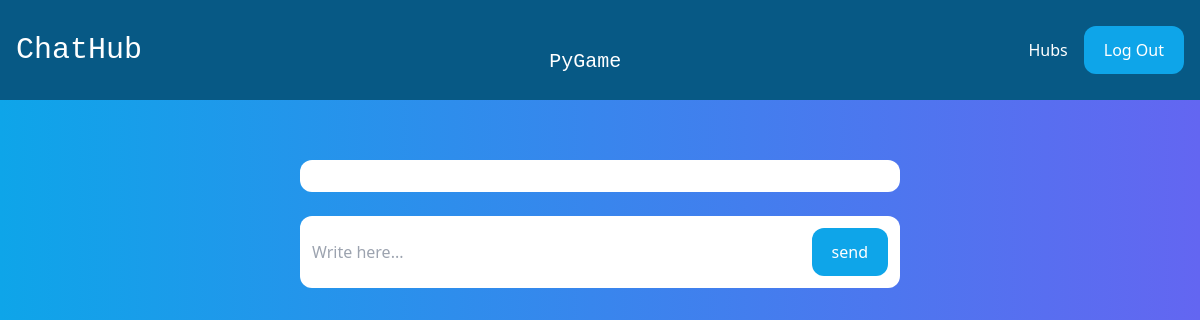
Before: /hubs/pygame/ (signed in) with the older database file.
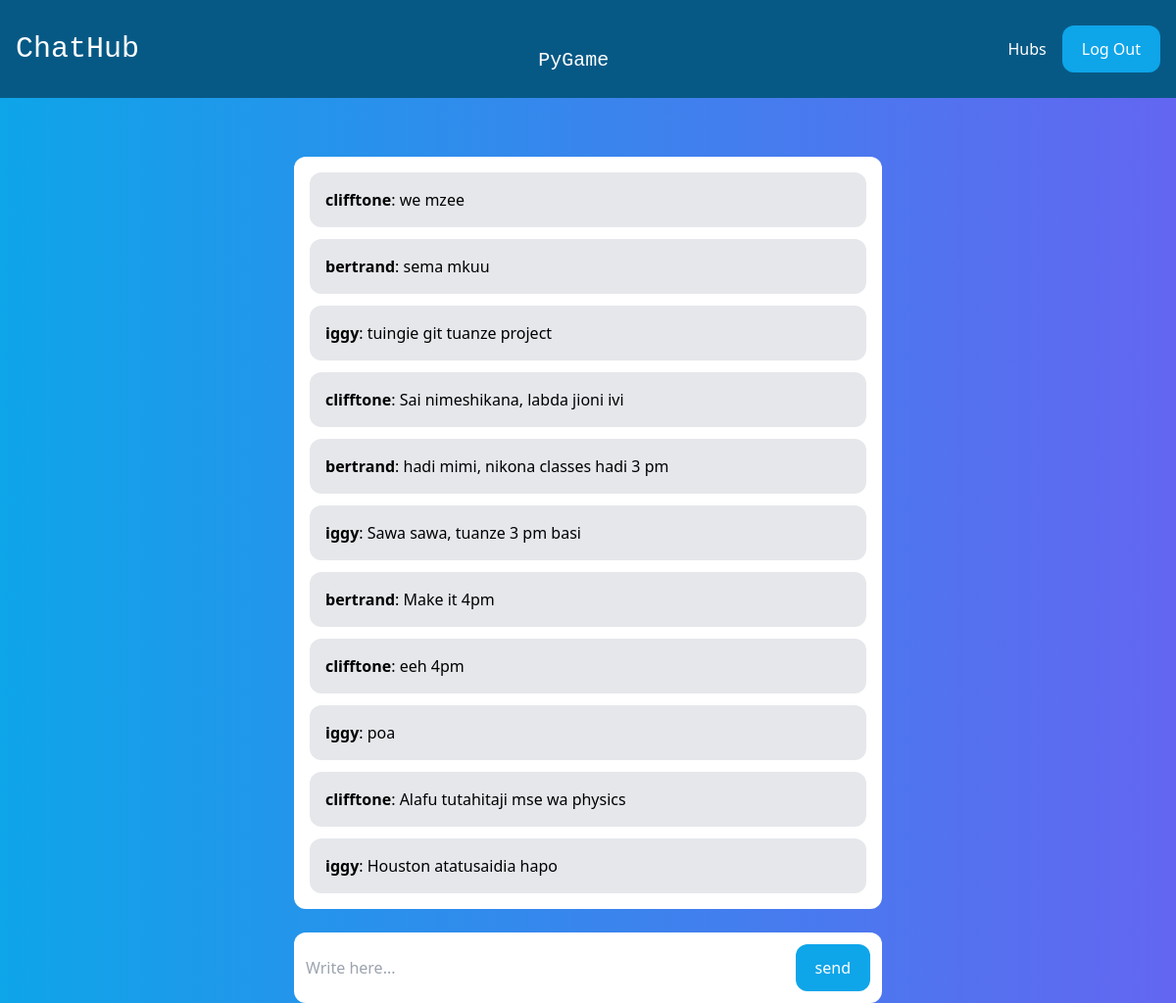
After: the same page with the newer database file.
### hub/models.py (models this page shows)
class Hub(models.Model):
    name = models.CharField(max_length=255)
    slug = models.SlugField(unique=True)

class Message(models.Model):
    hub = models.ForeignKey(Hub, related_name='messages', on_delete=models.CASCADE)
    user = models.ForeignKey(User, related_name='messages', on_delete=models.CASCADE)
    content = models.TextField()
    date_added = models.DateTimeField(auto_now_add=True)
    class Meta:
        ordering = ('date_added',)

### hub/views.py (the view)
# urls.py: path('hubs/', include('hub.urls')),
@login_required
def hub(request, slug):
    hub = Hub.objects.get(slug=slug)
    messages = Message.objects.filter(hub=hub)[0:25]
    return render(request, 'hub/hub.html', {'hub': hub, 'messages' : messages})

### hub/templates/hub/hub.html (shortened to what this page needs)
{% extends 'core/base.html' %}
{% block content %}
<div class="lg:w-2/4 mx-4 lg:mx-auto my-auto p-4 bg-white rounded-xl">
    <div class="chat-messages space-y-3 " id="chat-messages">
        {% for m in messages %}
        <div class="p-4 bg-gray-200 rounded-xl">
            <b>{{ m.user.username }}</b>: {{ m.content }}<br>
        </div>
        {% endfor %}
    </div>
</div>
<div class="lg:w-2/4 mt-6 mx-4 lg:mx-auto p-3 bg-white rounded-xl">
    <form method="post" action="." class="flex">
        <input type="text" name="content" class="flex-1 mr-3" placeholder="Write here..." id="chat-message-input">
        <button
            class="px-5 py-3 rounded-xl text-white bg-sky-500 hover:bg-sky-700"
            id="chat-message-submit"
        >send</button>
    </form>
</div>
{% endblock %}

### core/templates/core/base.html (shortened to what this page needs)
<!DOCTYPE html>
<html>
<head>
    <script src="https://cdn.tailwindcss.com" async defer></script>
</head>
<body class="mt-40 h-14 bg-gradient-to-r from-sky-500 to-indigo-500">
    <nav class="fixed top-0 flex items-center justify-between px-4 py-6 bg-sky-800 w-full">
        <div>
            <a href="/" class="font-mono text-3xl text-white">ChatHub</a>
        </div>
        <div class="text-center">
            <br>
            <h1 class="font-mono text-xl lg:text-xl text-white">{{ hub.name }}</h1>
        </div>
        <div class="flex items-center space-x-4">
            {% if request.user.is_authenticated %}
                <a href="/hubs/" class="text-white hover:text-gray-200">Hubs</a>
                <form action="/logout/" method="post">
                    <button type="submit" class="px-5 py-3 rounded-xl text-white bg-sky-500 hover:bg-sky-700">Log Out</button>
                </form>
            {% else %}
                <a href="/login/" class="px-5 py-3 rounded-xl text-gray-200 bg-sky-500 hover:bg-sky-700">Log in</a>
                <a href="/signup/" class="px-5 py-3 rounded-xl text-white bg-sky-500 hover:bg-sky-700">Sign Up</a>
            {% endif %}
        </div>
    </nav>
    {% block content%} {% endblock %}
</body>
</html>

### core/templates/core/base.html (style rules this page uses)
body { margin: 0; }

Changed rows visible on the page:
added Message: user.username "clifftone", content "we mzee"
added Message: user.username "bertrand", content "sema mkuu"
added Message: user.username "iggy", content "tuingie git tuanze project"
added Message: user.username "clifftone", content "Sai nimeshikana, labda jioni ivi"
added Message: user.username "bertrand", content "hadi mimi, nikona classes hadi 3 pm"
added Message: user.username "iggy", content "Sawa sawa, tuanze 3 pm basi"
added Message: user.username "bertrand", content "Make it 4pm"
added Message: user.username "clifftone", content "eeh 4pm"
added Message: user.username "iggy", content "poa"
added Message: user.username "clifftone", content "Alafu tutahitaji mse wa physics"
added Message: user.username "iggy", content "Houston atatusaidia hapo"
